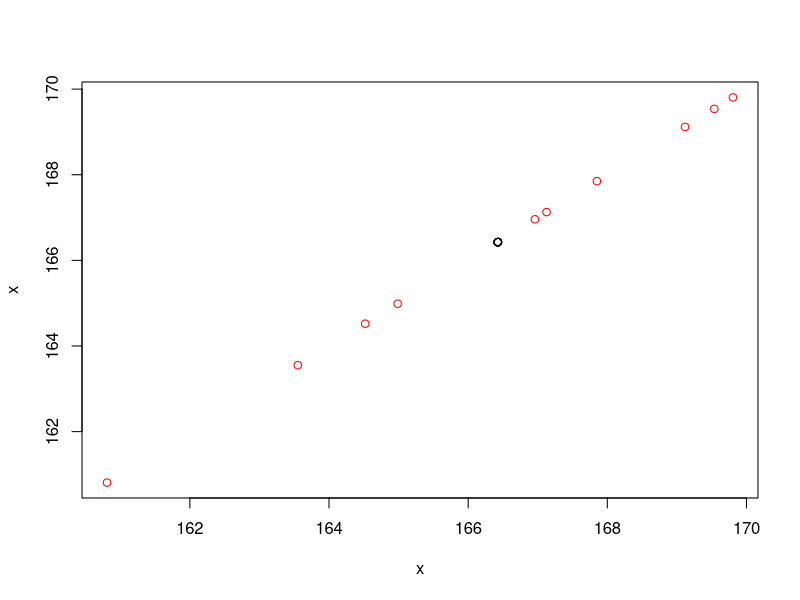
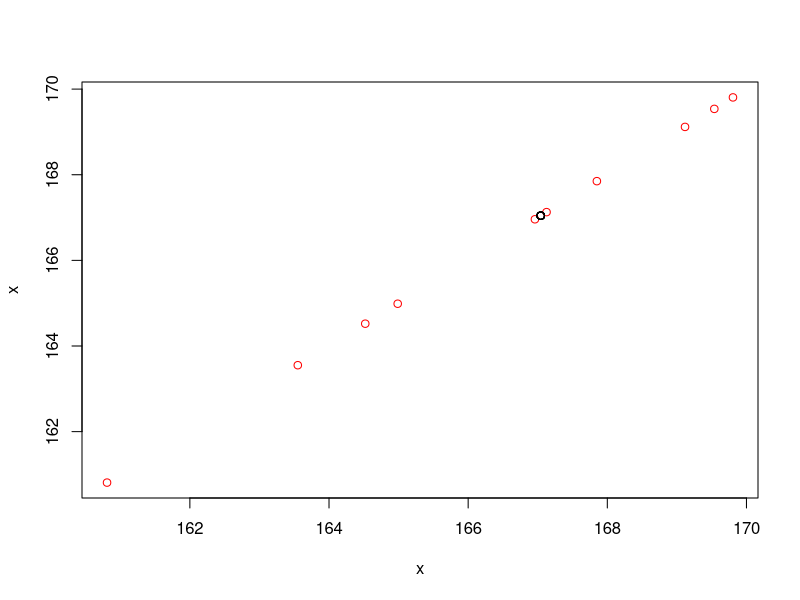
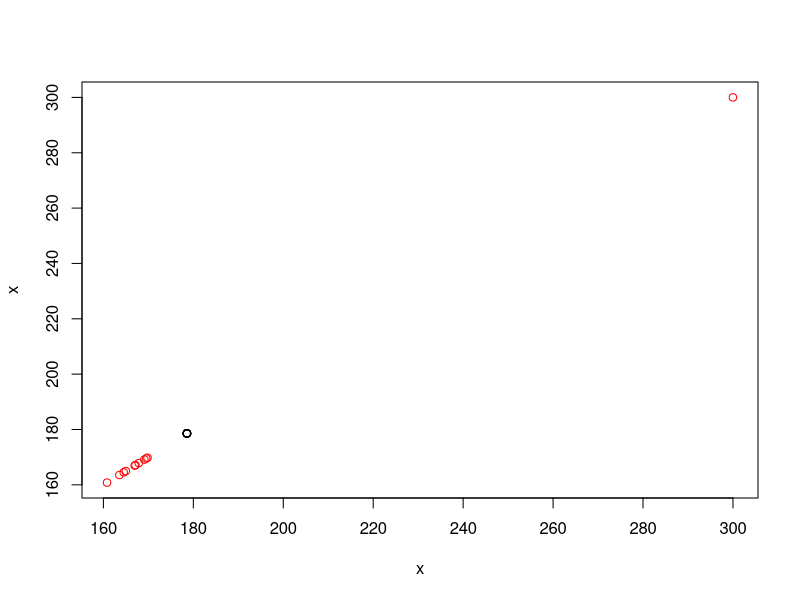
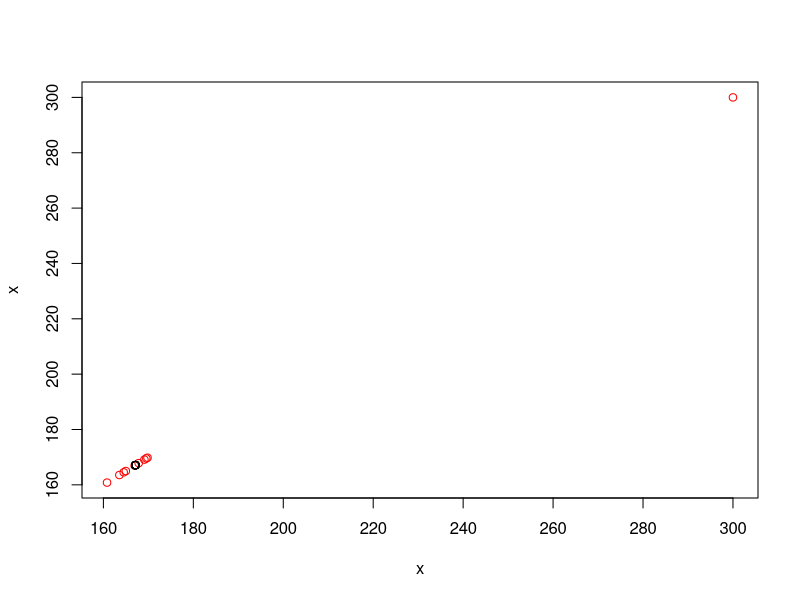
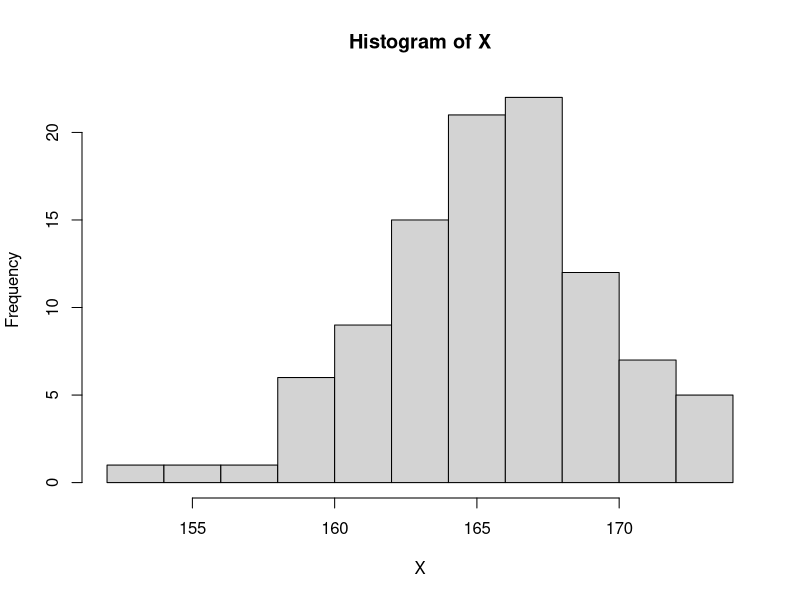

Write R code to recreate these figures, in order.
## ---- chunk 1
knitr::opts_chunk$set(echo = TRUE)
## ---- chunk 2
x <- rnorm(10,165,4)
mean(x)
z <- rep(mean(x),length(x))
plot(x,x,col='red')
points(z,z)
## ---- chunk 3
median(x)
z <- rep(median(x),length(x))
plot(x,x,col='red')
points(z,z)
## ---- chunk 4
x[11] <- 300
mean(x)
z <- rep(mean(x),length(x))
plot(x,x,col='red')
points(z,z)
## ---- chunk 5
median(x)
z <- rep(median(x),length(x))
plot(x,x,col='red')
points(z,z)
## ---- chunk 6
X <- rnorm(100,165,4)
Y <- rnorm(100,153,5)
a <- 2
b <- 3
c <- 4
Z <- a*X+b*Y+c
mean(Z)
a*mean(X)+b*mean(Y)+c
mean(X)*mean(Y)
mean(X*Y)
## ---- chunk 7
X <- rnorm(100,165,4)
Y <- rnorm(100,153,5)
a <- 2
b <- 3
c <- 4
Z <- a*X+b*Y+c
median(Z)
a*median(X)+b*median(Y)+c
median(X)*median(Y)
median(X*Y)
## ---- chunk 8
quantile(X,0.25)
quantile(X,0.5)
quantile(X,0.75)
hist(X)
